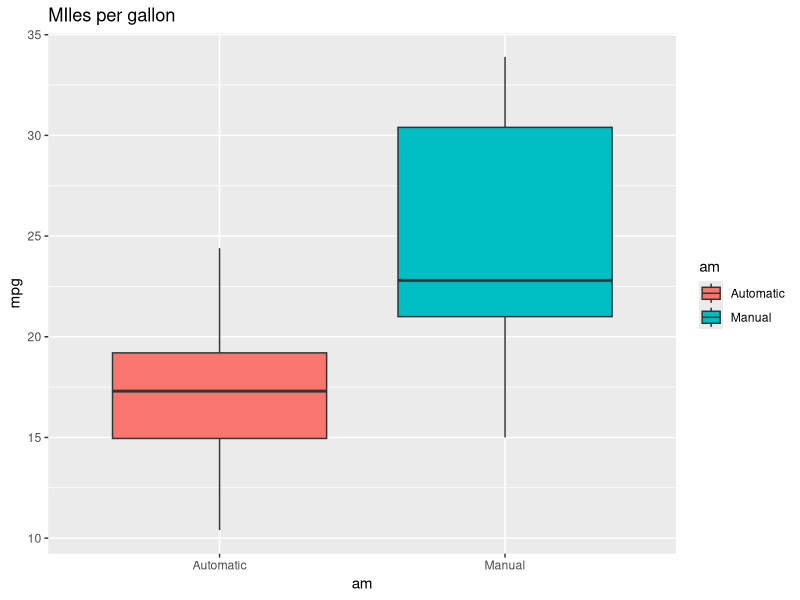
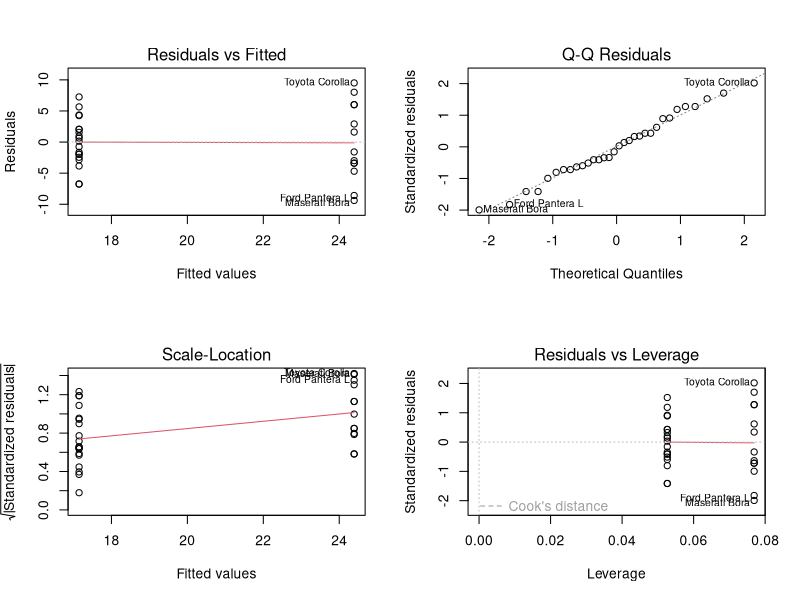

R code for these plots, in order:
## ---- chunk 1
mtcars<-mtcars
mtcars$cyl=factor(mtcars$cyl)
mtcars$vs=factor(mtcars$vs)
mtcars$gear=factor(mtcars$gear)
mtcars$carb=factor(mtcars$carb)
mtcars$am=factor(mtcars$am,labels=c('Automatic','Manual'))
## ---- chunk 2
library(ggplot2)
ggplot(mtcars, aes(x=am, y = mpg, fill=am)) +
  geom_boxplot() + labs(title = "MIles per gallon")
## ---- chunk 3
library(plyr)

test=t.test(mpg ~am, data = mtcars)
t=t.test(mpg ~am, data = mtcars)$p.value
## ---- chunk 4
library(plyr)
### mean of transmission type
Transmission=ddply(mtcars,"am",summarize, avg=mean(mpg))
test=t.test(mpg ~am, data = mtcars)
t=t.test(mpg ~am, data = mtcars)$p.value
## ---- chunk 5
library(MASS)
fit<- lm(mpg ~ am, data=mtcars)
fit2<-lm(mpg ~ ., data=mtcars)
summary(fit)
step = stepAIC(fit2, scope=list(lower=~am),direction="both",trace=FALSE)
summary(step)
## ---- chunk 6
par(mfrow=c(2,2))
plot(fit)
